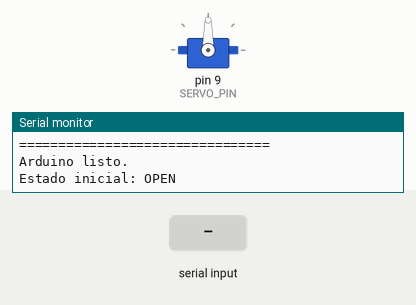
Bench run of a sketch on a simulated Arduino Uno, built with avr-gcc and run on an emulated ATmega328P. Shown: servo, the last lines printed to the serial monitor. Inputs (shaded band) come from the test bench.

Above: at 2.3 s.
2.4 s: "CLOSE\n" received over Serial
At 2.47 s:
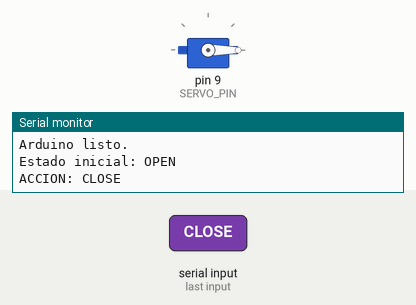
4.0 s: "OPEN\n" received over Serial
At 4.07 s:
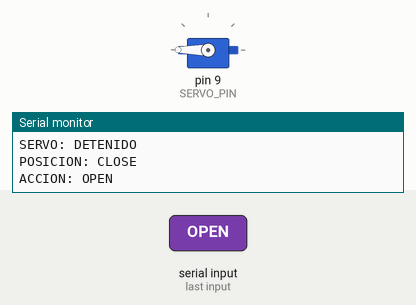
5.6 s: "REJECT\n" received over Serial
At 6.3 s:
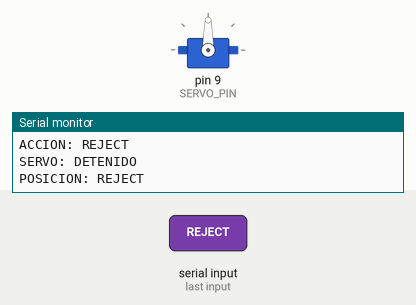
Timing chart, 0 to 8.6 s (numbered marks = the images above; inputs shaded):
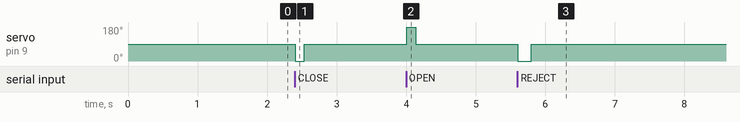

Measured:
- after the input at 2.4 s, servo on pin 9 (SERVO_PIN): 90° → 0° at once, → 90° 0.13 s later
- after the input at 4.0 s, servo on pin 9 (SERVO_PIN): 90° → 180° at once, → 90° 0.13 s later
- after the input at 5.6 s, servo on pin 9 (SERVO_PIN): 90° → 0° at once, → 90° 0.20 s later

The sketch:

Sketch_servoprueba.ino
```cpp
#include <Servo.h>

Servo servo;

const int SERVO_PIN = 9;

// =====================================================
// CONTROL DEL SERVO CONTINUO
// =====================================================

const int SERVO_DERECHA = 180;
const int SERVO_IZQUIERDA = 0;
const int SERVO_STOP = 90;

// =====================================================
// TIEMPOS DE MOVIMIENTO
// =====================================================

const int TIEMPO_45 = 65;
const int TIEMPO_85 = 130;
const int TIEMPO_135 = 195;
const int TIEMPO_180 = 260;

// =====================================================
// POSICIÓN ACTUAL DEL MECANISMO
// =====================================================

int posicionActual = 0;

// 0 = OPEN
// 1 = CLOSE
// 2 = REJECT

// =====================================================
// FUNCIONES BÁSICAS
// =====================================================

void detenerServo() {
  servo.write(SERVO_STOP);
  delay(100);

  Serial.println("SERVO: DETENIDO");
}

void moverDerecha(int tiempo) {
  servo.write(SERVO_DERECHA);
  delay(tiempo);
  detenerServo();
}

void moverIzquierda(int tiempo) {
  servo.write(SERVO_IZQUIERDA);
  delay(tiempo);
  detenerServo();
}

// =====================================================
// MOVIMIENTOS DEL MECANISMO
// =====================================================

void abrir() {
  Serial.println("ACCION: OPEN");

  if (posicionActual == 0) {
    Serial.println("Ya esta en OPEN.");
    return;
  }

  if (posicionActual == 1) {
    moverDerecha(TIEMPO_85);
  }

  else if (posicionActual == 2) {
    moverDerecha(TIEMPO_135);
  }

  posicionActual = 0;
  Serial.println("POSICION: OPEN");
}

void cerrar() {
  Serial.println("ACCION: CLOSE");

  if (posicionActual == 1) {
    Serial.println("Ya esta en CLOSE.");
    return;
  }

  if (posicionActual == 0) {
    moverIzquierda(TIEMPO_85);
  }

  else if (posicionActual == 2) {
    moverDerecha(TIEMPO_85);
  }

  posicionActual = 1;
  Serial.println("POSICION: CLOSE");
}

void rechazar() {
  Serial.println("ACCION: REJECT");

  if (posicionActual == 2) {
    Serial.println("Ya esta en REJECT.");
    return;
  }

  if (posicionActual == 0) {
    moverIzquierda(TIEMPO_135);
  }

  else if (posicionActual == 1) {
    moverIzquierda(TIEMPO_85);
  }

  posicionActual = 2;
  Serial.println("POSICION: REJECT");
}

// =====================================================
// SETUP
// =====================================================

void setup() {
  Serial.begin(9600);
  servo.attach(SERVO_PIN);
  servo.write(SERVO_STOP);
  delay(1000);

  Serial.println();
  Serial.println("================================");
  Serial.println(" CLASIFICADOR DE HUEVOS");
  Serial.println(" CONTROLADOR SG90 CONTINUO");
  Serial.println("================================");
  Serial.println("Arduino listo.");
  Serial.println("Estado inicial: OPEN");
  Serial.println();
}

// =====================================================
// LOOP
// =====================================================

void loop() {
  if (Serial.available() > 0) {
    String command = Serial.readStringUntil('\n');
    command.trim();
    command.toUpperCase();

    if (command == "OPEN") {
      abrir();
    }

    else if (command == "CLOSE") {
      cerrar();
    }

    else if (command == "REJECT") {
      rechazar();
    }

    else if (command == "RESET") {
      abrir();
    }

    else if (command == "STOP") {
      detenerServo();
    }

    else {
      Serial.print("Comando desconocido: ");
      Serial.println(command);
    }
  }
}
```
